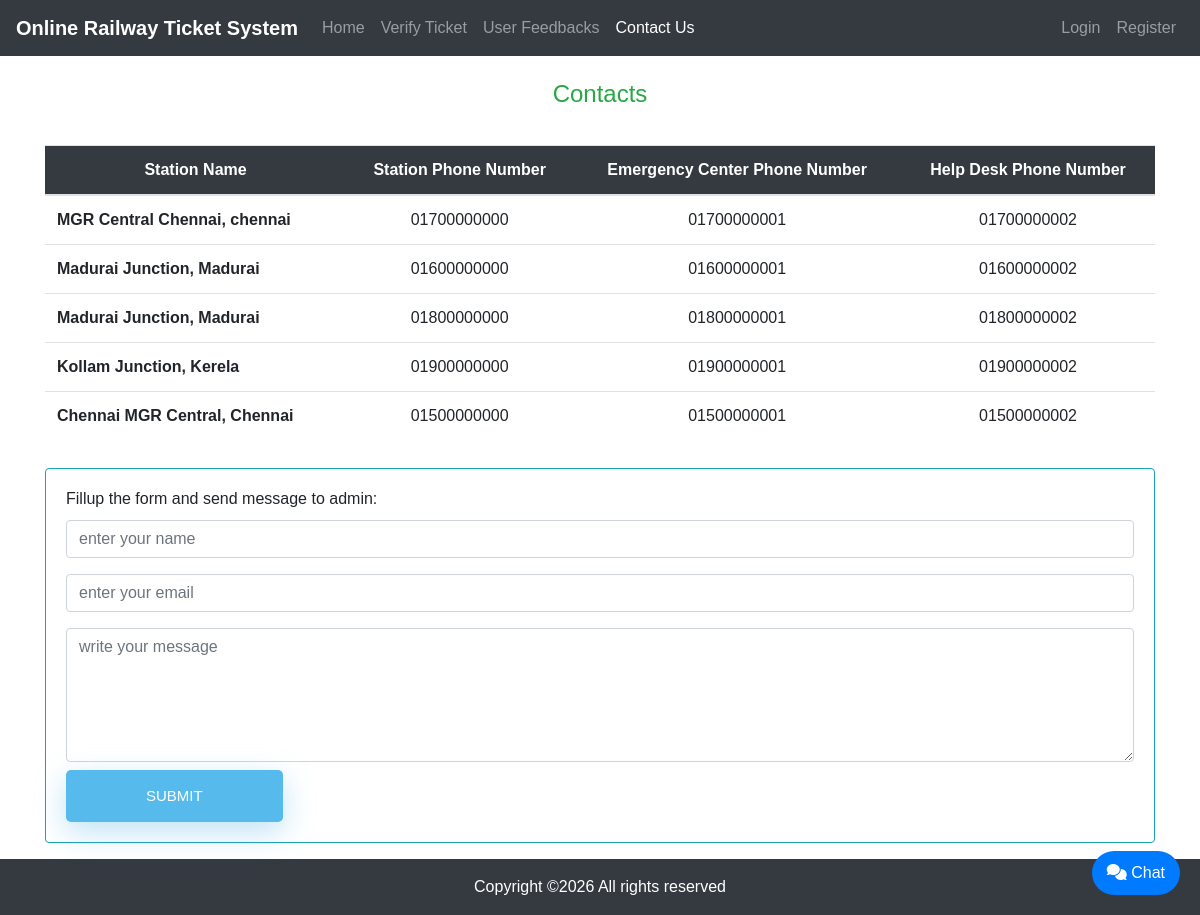
The app's page /contact with its own data.
### app/models.py (models this page shows)
class ContactNumber(models.Model):
    station = models.OneToOneField(Station, on_delete=models.CASCADE, null=True, blank=True)
    station_phone = models.CharField(verbose_name=_("Station Phone Number"), max_length=255, null=True, blank=True)
    emergency_center = models.CharField(verbose_name=_("Emergency Center Phone Number"), max_length=255, null=True, blank=True)
    help_desk = models.CharField(verbose_name=_("Help Desk Phone Number"), max_length=255, null=True, blank=True)
    created_at = models.DateTimeField(auto_now_add=True, blank=True, null=True)
    updated_at = models.DateTimeField(auto_now=True, blank=True, null=True)

class Station(models.Model):
    name = models.CharField(verbose_name=_("Station Name"), max_length=255, null=True, blank=True)
    place = models.CharField(max_length=255, null=True, blank=True)
    created_at = models.DateTimeField(auto_now_add=True, blank=True, null=True)
    updated_at = models.DateTimeField(auto_now=True, blank=True, null=True)
    def __str__(self):
        return f"{self.name}, {self.place}"

### app/views.py (the view, shortened to what this page needs)
# urls.py: path('contact', Contact.as_view(), name="contact"),
class Contact(View):
    def get(self, request):
        contact = ContactNumber.objects.all()
        return render(request, 'contact.html', {'contact': contact})

### templates/contact.html (shortened to what this page needs)
{% extends 'base.html' %}
{% block content %}
    <div class="container">
        <div class="row">
            <div class="col-lg-12 text-center p-4 text-success">
                <h4>Contacts</h4>
            </div>
            <div class="col-lg-12 m-1 mx-auto">
                <table class="table table-hover">
                    <thead class="bg-dark text-white text-center">
                      <tr>
                        <th scope="col">Station Name</th>
                        <th scope="col">Station Phone Number</th>
                        <th scope="col">Emergency Center Phone Number</th>
                        <th scope="col">Help Desk Phone Number</th>
                      </tr>
                    </thead>
                    <tbody>
                      {% for contact in contact %}
                      <tr>
                        <th scope="row">{{contact.station}}</th>
                        <td class="text-center">{{contact.station_phone}}</td>
                        <td class="text-center">{{contact.emergency_center}}</td>
                        <td class="text-center">{{contact.help_desk}}</td>
                      </tr>
                      {% endfor %}
                    </tbody>
                  </table>
            </div>
            <div class="col-lg-12 m-2 mx-auto">
                <div class="card border border-info">
                    <div class="card-body">
                        <form method="post" action="contact">
                            <h6 class="card-title">Fillup the form and send message to admin: </h6>
                            <div class="form-group">
                                <input type="text" name="name" class="form-control" id="name" placeholder="enter your name">
                            </div>
                            <div class="form-group">
                                <input type="email" name="email" class="form-control" id="email" placeholder="enter your email">
                            </div>
                            <textarea class="form-control" rows="5" id="message" name="message" placeholder="write your message"></textarea>
                            <input type="submit" class="fourth ml-0 mt-2 mb-0" value="submit">
                        </form>
                    </div>
                </div>
            </div>
        </div>
    </div>
{% endblock content %}

### templates/base.html (shortened to what this page needs)
<!DOCTYPE html>
<html lang="en">
<head>
    <link rel="stylesheet" href="/static/css/bootstrap.min.css" type="text/css">
    <link rel="stylesheet" href="/static/css/style.css" type="text/css">
    <link rel="stylesheet" href="https://cdnjs.cloudflare.com/ajax/libs/font-awesome/6.0.0/css/all.min.css" type="text/css">
</head>
<body>
<nav class="navbar navbar-expand-lg navbar-dark bg-dark">
    <a class="navbar-brand" href="{% url 'home' %}"><b>Online Railway Ticket System</b></a>
    <div class="collapse navbar-collapse" id="navbarSupportedContent">
        <ul class="navbar-nav mr-auto">
            {% url 'home' as url %}
            <li class="{% if request.path == url %}active{% endif %}">
                <a class="nav-link" href="{% url 'home' %}">Home <span class="sr-only">(current)</span></a>
            </li>
            {% url 'verify_ticket' as url %}
            <li class="{% if request.path == url %}active{% endif %}">
                <a class="nav-link" href="{% url 'verify_ticket' %}">Verify Ticket<span class="sr-only"></a>
            </li>
            {% url 'feedback' as url %}
            <li class="{% if request.path == url %}active{% endif %}">
                <a class="nav-link" href="{% url 'feedback' %}">User Feedbacks</a>
            </li>
            {% url 'contact' as url %}
            <li class="{% if request.path == url %}active{% endif %}">
                <a class="nav-link" href="{% url 'contact' %}">Contact Us</a>
            </li>
        </ul>
        <ul class="navbar-nav">
            {% if not user.is_authenticated %}
            {% url 'login' as url %}
            <li class="{% if request.path == url %}active{% endif %}">
                <a class="nav-link" href="{% url 'login' %}">Login</a>
            </li>
            {% url 'signup' as url %}
            <li class="{% if request.path == url %}active{% endif %}">
                <a class="nav-link" href="{% url 'signup' %}">Register</a>
            </li>
            {% endif %}
        </ul>
    </div>
</nav>
{% block content %}
{% endblock content %}
<div id="chatbot-container">
    <button id="chatbot-btn" onclick="toggleChatbot()">
        <i class="fas fa-comments"></i> Chat
    </button>
</div>
<footer class="bg-light text-center text-lg-start mt-2">
    <div class="text-center p-3 bg-dark" style="color:white;">
        Copyright &copy;<script>document.write(new Date().getFullYear());</script>
        All rights reserved
    </div>
</footer>
</body>
</html>

### static/css/style.css (style rules this page uses)
body { font-family: "Poppins", sans-serif; height: 110vh; }
a { color: #0b6bbe; display:inline-block; text-decoration: none; font-weight: 400; }
input[type=button], input[type=submit], input[type=reset] { background-color: #56baed; border: none; color: white; padding: 15px 80px; text-align: center; text-decoration: none; display: inline-block; text-transform: uppercase; font-size: 15px; -webkit-box-shadow: 0 10px 30px 0 rgba(95,186,233,0.4); box-shadow: 0 10px 30px 0 rgba(95,186,233,0.4); -webkit-border-radius: 5px 5px 5px 5px; border-radius: 5px 5px 5px 5px; margin: 5px 20px 40px 20px; -webkit-transition: all 0.3s ease-in-out; -moz-transition: all 0.3s ease-in-out; -ms-transition: all 0.3s ease-in-out; -o-transition: all 0.3s ease-in-out; transition: all 0.3s ease-in-out; }
input[type=text]:placeholder { color: #cccccc; }

### templates/base.html (style rules this page uses)
#chatbot-container { position: fixed; bottom: 20px; right: 20px; z-index: 1000; }
#chatbot-btn { background-color: #007bff; color: white; border: none; padding: 10px 15px; border-radius: 50px; cursor: pointer; font-size: 16px; }

### records on screen
ContactNumber: station "MGR Central Chennai, chennai", station_phone "01700000000", emergency_center "01700000001", help_desk "01700000002"
ContactNumber: station "Madurai Junction, Madurai", station_phone "01600000000", emergency_center "01600000001", help_desk "01600000002"
ContactNumber: station "Madurai Junction, Madurai", station_phone "01800000000", emergency_center "01800000001", help_desk "01800000002"
ContactNumber: station "Kollam Junction, Kerela", station_phone "01900000000", emergency_center "01900000001", help_desk "01900000002"
ContactNumber: station "Chennai MGR Central, Chennai", station_phone "01500000000", emergency_center "01500000001", help_desk "01500000002"
